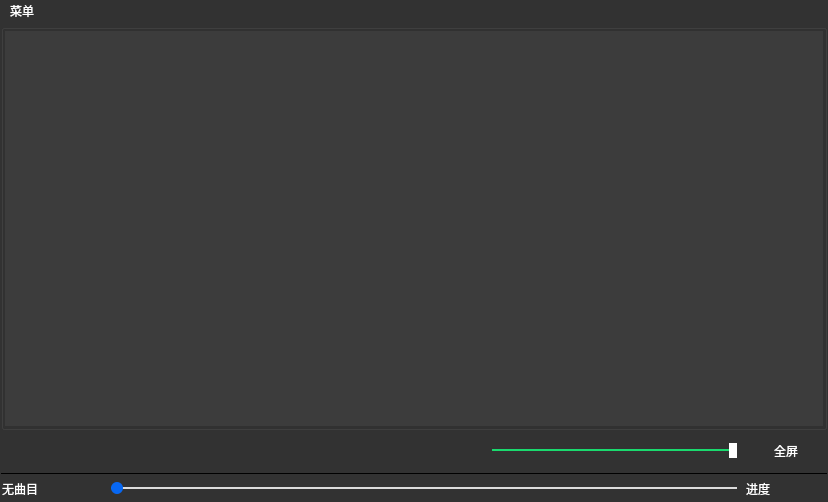
<?xml version="1.0" encoding="UTF-8"?>
<ui version="4.0">
 <class>MainWindow</class>
 <widget class="QMainWindow" name="MainWindow">
  <property name="geometry">
   <rect>
    <x>0</x>
    <y>0</y>
    <width>828</width>
    <height>502</height>
   </rect>
  </property>
  <property name="windowTitle">
   <string>音频播放器</string>
  </property>
  <property name="windowIcon">
   <iconset resource="res.qrc">
    <normaloff>:/images/images/icon.png</normaloff>:/images/images/icon.png</iconset>
  </property>
  <property name="windowOpacity">
   <double>1.000000000000000</double>
  </property>
  <property name="styleSheet">
   <string notr="true">background-color: rgb(50,50,50);</string>
  </property>
  <widget class="QWidget" name="centralWidget">
   <layout class="QVBoxLayout" name="verticalLayout_2">
    <property name="spacing">
     <number>1</number>
    </property>
    <property name="leftMargin">
     <number>1</number>
    </property>
    <property name="topMargin">
     <number>1</number>
    </property>
    <property name="rightMargin">
     <number>1</number>
    </property>
    <property name="bottomMargin">
     <number>1</number>
    </property>
    <item>
     <widget class="QGroupBox" name="groupBox">
      <property name="enabled">
       <bool>true</bool>
      </property>
      <property name="title">
       <string/>
      </property>
      <layout class="QVBoxLayout" name="verticalLayout">
       <property name="spacing">
        <number>1</number>
       </property>
       <property name="leftMargin">
        <number>1</number>
       </property>
       <property name="topMargin">
        <number>1</number>
       </property>
       <property name="rightMargin">
        <number>1</number>
       </property>
       <property name="bottomMargin">
        <number>1</number>
       </property>
       <item>
        <widget class="QmyVideoWidget" name="videoWidget" native="true">
         <property name="maximumSize">
          <size>
           <width>16777215</width>
           <height>16777215</height>
          </size>
         </property>
         <property name="toolTipDuration">
          <number>0</number>
         </property>
         <property name="autoFillBackground">
          <bool>false</bool>
         </property>
         <property name="styleSheet">
          <string notr="true">background-color: rgb(60,60,60);

</string>
         </property>
        </widget>
       </item>
      </layout>
     </widget>
    </item>
    <item>
     <widget class="QWidget" name="widget" native="true">
      <property name="minimumSize">
       <size>
        <width>0</width>
        <height>35</height>
       </size>
      </property>
      <property name="maximumSize">
       <size>
        <width>16777215</width>
        <height>40</height>
       </size>
      </property>
      <layout class="QHBoxLayout" name="horizontalLayout">
       <property name="spacing">
        <number>9</number>
       </property>
       <property name="leftMargin">
        <number>1</number>
       </property>
       <property name="topMargin">
        <number>1</number>
       </property>
       <property name="rightMargin">
        <number>1</number>
       </property>
       <property name="bottomMargin">
        <number>1</number>
       </property>
       <item>
        <widget class="QPushButton" name="btnAdd">
         <property name="enabled">
          <bool>true</bool>
         </property>
         <property name="text">
          <string/>
         </property>
         <property name="icon">
          <iconset resource="res.qrc">
           <normaloff>:/images/images/open.png</normaloff>:/images/images/open.png</iconset>
         </property>
         <property name="iconSize">
          <size>
           <width>40</width>
           <height>20</height>
          </size>
         </property>
         <property name="flat">
          <bool>true</bool>
         </property>
        </widget>
       </item>
       <item>
        <spacer name="horizontalSpacer">
         <property name="orientation">
          <enum>Qt::Horizontal</enum>
         </property>
         <property name="sizeHint" stdset="0">
          <size>
           <width>40</width>
           <height>20</height>
          </size>
         </property>
        </spacer>
       </item>
       <item>
        <widget class="QPushButton" name="btnPause">
         <property name="text">
          <string/>
         </property>
         <property name="icon">
          <iconset resource="res.qrc">
           <normaloff>:/images/images/622.png</normaloff>:/images/images/622.png</iconset>
         </property>
         <property name="flat">
          <bool>true</bool>
         </property>
        </widget>
       </item>
       <item>
        <widget class="QPushButton" name="btnPlay">
         <property name="text">
          <string/>
         </property>
         <property name="icon">
          <iconset resource="res.qrc">
           <normaloff>:/images/images/620.png</normaloff>:/images/images/620.png</iconset>
         </property>
         <property name="iconSize">
          <size>
           <width>35</width>
           <height>35</height>
          </size>
         </property>
         <property name="flat">
          <bool>true</bool>
         </property>
        </widget>
       </item>
       <item>
        <widget class="QPushButton" name="btnStop">
         <property name="text">
          <string/>
         </property>
         <property name="icon">
          <iconset resource="res.qrc">
           <normaloff>:/images/images/624.png</normaloff>:/images/images/624.png</iconset>
         </property>
         <property name="flat">
          <bool>true</bool>
         </property>
        </widget>
       </item>
       <item>
        <widget class="QPushButton" name="btnSound">
         <property name="text">
          <string/>
         </property>
         <property name="icon">
          <iconset resource="res.qrc">
           <normaloff>:/images/images/volumn.png</normaloff>:/images/images/volumn.png</iconset>
         </property>
         <property name="iconSize">
          <size>
           <width>20</width>
           <height>20</height>
          </size>
         </property>
         <property name="flat">
          <bool>true</bool>
         </property>
        </widget>
       </item>
       <item>
        <widget class="QSlider" name="sliderVolumn">
         <property name="layoutDirection">
          <enum>Qt::LeftToRight</enum>
         </property>
         <property name="styleSheet">
          <string notr="true">QSlider::handle:horizontal{
width:8px;
background-color:rgb(255,255,255);
margin:-8px 0px -8px 0px;
border-radius:1px;
}
QSlider::groove:horizontal{
height:2px;
background-color:rgb(219,219,219);
}
QSlider::add-page:horizontal{
background-color:rgb(219,219,219);
}
QSlider::sub-page:horizontal{
background-color:rgb(26,217,110);
}
 </string>
         </property>
         <property name="maximum">
          <number>100</number>
         </property>
         <property name="value">
          <number>100</number>
         </property>
         <property name="orientation">
          <enum>Qt::Horizontal</enum>
         </property>
        </widget>
       </item>
       <item>
        <widget class="QPushButton" name="pushButton">
         <property name="font">
          <font>
           <family>微软雅黑 Light</family>
          </font>
         </property>
         <property name="styleSheet">
          <string notr="true">color: rgb(255,255,255);</string>
         </property>
         <property name="text">
          <string>全屏</string>
         </property>
         <property name="icon">
          <iconset resource="res.qrc">
           <normaloff>:/images/images/full.png</normaloff>:/images/images/full.png</iconset>
         </property>
         <property name="iconSize">
          <size>
           <width>20</width>
           <height>20</height>
          </size>
         </property>
         <property name="flat">
          <bool>true</bool>
         </property>
        </widget>
       </item>
      </layout>
     </widget>
    </item>
    <item>
     <widget class="Line" name="line">
      <property name="frameShadow">
       <enum>QFrame::Plain</enum>
      </property>
      <property name="orientation">
       <enum>Qt::Horizontal</enum>
      </property>
     </widget>
    </item>
    <item>
     <widget class="QWidget" name="widget_2" native="true">
      <property name="maximumSize">
       <size>
        <width>16777215</width>
        <height>25</height>
       </size>
      </property>
      <property name="windowOpacity">
       <double>1.000000000000000</double>
      </property>
      <layout class="QHBoxLayout" name="horizontalLayout_2">
       <property name="spacing">
        <number>9</number>
       </property>
       <property name="leftMargin">
        <number>1</number>
       </property>
       <property name="topMargin">
        <number>1</number>
       </property>
       <property name="rightMargin">
        <number>1</number>
       </property>
       <property name="bottomMargin">
        <number>1</number>
       </property>
       <item>
        <widget class="QLabel" name="LabCurMedia">
         <property name="minimumSize">
          <size>
           <width>100</width>
           <height>0</height>
          </size>
         </property>
         <property name="font">
          <font>
           <family>微软雅黑 Light</family>
           <stylestrategy>PreferDefault</stylestrategy>
          </font>
         </property>
         <property name="styleSheet">
          <string notr="true">color: rgb(255,255,255);</string>
         </property>
         <property name="text">
          <string>无曲目</string>
         </property>
         <property name="textFormat">
          <enum>Qt::AutoText</enum>
         </property>
        </widget>
       </item>
       <item>
        <widget class="QSlider" name="sliderPosition">
         <property name="styleSheet">
          <string notr="true">QSlider::handle:horizontal{
width:12px;
background-color:rgb(7,103,242);
margin:-5px 0px -5px 0px;
border-radius:6px;
}
QSlider::groove:horizontal{
height:2px;
background-color:rgb(219,219,219);
}
QSlider::add-page:horizontal{background-color:rgb(219,219,219);}
QSlider::sub-page:horizontal{background-color:rgb(26,217,110);}
 </string>
         </property>
         <property name="tracking">
          <bool>false</bool>
         </property>
         <property name="orientation">
          <enum>Qt::Horizontal</enum>
         </property>
         <property name="tickPosition">
          <enum>QSlider::NoTicks</enum>
         </property>
         <property name="tickInterval">
          <number>0</number>
         </property>
        </widget>
       </item>
       <item>
        <widget class="QLabel" name="LabRatio">
         <property name="minimumSize">
          <size>
           <width>80</width>
           <height>0</height>
          </size>
         </property>
         <property name="font">
          <font>
           <family>微软雅黑 Light</family>
          </font>
         </property>
         <property name="styleSheet">
          <string notr="true">color: rgb(255,255,255);</string>
         </property>
         <property name="text">
          <string>进度</string>
         </property>
        </widget>
       </item>
      </layout>
     </widget>
    </item>
   </layout>
  </widget>
  <widget class="QMenuBar" name="menuBar">
   <property name="geometry">
    <rect>
     <x>0</x>
     <y>0</y>
     <width>828</width>
     <height>23</height>
    </rect>
   </property>
   <property name="mouseTracking">
    <bool>true</bool>
   </property>
   <property name="tabletTracking">
    <bool>true</bool>
   </property>
   <property name="styleSheet">
    <string notr="true">color: rgb(255,255,255);</string>
   </property>
   <widget class="QMenu" name="menu">
    <property name="tabletTracking">
     <bool>true</bool>
    </property>
    <property name="autoFillBackground">
     <bool>false</bool>
    </property>
    <property name="styleSheet">
     <string notr="true">color: rgb(255,255,255);</string>
    </property>
    <property name="title">
     <string>菜单</string>
    </property>
    <addaction name="action_open"/>
    <addaction name="action_close"/>
    <addaction name="action_exit"/>
    <addaction name="action_grab"/>
   </widget>
   <addaction name="menu"/>
  </widget>
  <action name="action_open">
   <property name="text">
    <string>打开文件</string>
   </property>
   <property name="font">
    <font>
     <family>微软雅黑 Light</family>
    </font>
   </property>
  </action>
  <action name="action_close">
   <property name="text">
    <string>关闭文件</string>
   </property>
   <property name="font">
    <font>
     <family>微软雅黑 Light</family>
    </font>
   </property>
  </action>
  <action name="action_exit">
   <property name="text">
    <string>退出</string>
   </property>
   <property name="font">
    <font>
     <family>微软雅黑 Light</family>
    </font>
   </property>
  </action>
  <action name="action0_5x">
   <property name="text">
    <string>0.5x</string>
   </property>
  </action>
  <action name="action0_75x">
   <property name="text">
    <string>0.75x</string>
   </property>
  </action>
  <action name="action1_0x">
   <property name="text">
    <string>1.0x</string>
   </property>
  </action>
  <action name="action1_25x">
   <property name="text">
    <string>1.25x</string>
   </property>
  </action>
  <action name="action1_5x">
   <property name="text">
    <string>1.5x</string>
   </property>
  </action>
  <action name="action2_0x">
   <property name="text">
    <string>2.0x</string>
   </property>
  </action>
  <action name="action_grab">
   <property name="text">
    <string>截图</string>
   </property>
   <property name="font">
    <font>
     <family>微软雅黑 Light</family>
    </font>
   </property>
  </action>
 </widget>
 <layoutdefault spacing="6" margin="11"/>
 <customwidgets>
  <customwidget>
   <class>QmyVideoWidget</class>
   <extends>QWidget</extends>
   <header location="global">qmyvideowidget.h</header>
   <container>1</container>
  </customwidget>
 </customwidgets>
 <resources>
  <include location="res.qrc"/>
 </resources>
 <connections/>
</ui>
